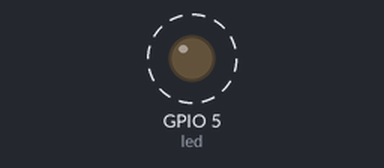
This program was run on a simulated ESP32 board running MicroPython. Shown: output pins drawn as LEDs (lit = HIGH). Dashed ring = blinking.

Above: at 0.05 s.
Timing chart, 0 to 3.0 s (numbered marks = the images above):
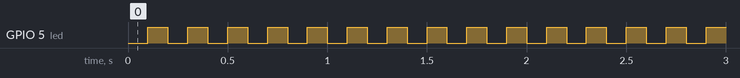

The program:

led_blink_demo-4.py
```python
#############################################################
# LED blink Demo 4
# Date: 2020-04-18
#############################################################

from machine import Pin, Timer
import utime as time

LED_OFF  = 1 # 1=OFF, 0=ON
LED_GPIO = 5 # use GPIO5 for LED output

def main_loop( ):
    while (True):
        time.sleep(-1) # wait forever

try:
    led = Pin( LED_GPIO, Pin.OUT )
    # create a software-based timer
    timer = Timer(-1)
    # start the timer in periodic mode (100msec period)
    timer.init( mode=Timer.PERIODIC, period=100,
        callback=lambda t: led.value(not led.value()) )
    main_loop()
except KeyboardInterrupt:
    pass
finally:
    led.value( LED_OFF )
    timer.deinit()

#############################################################
```

Measured:
- by itself, GPIO 5 (led): alternates HIGH for 0.10 s and LOW for 0.10 s
